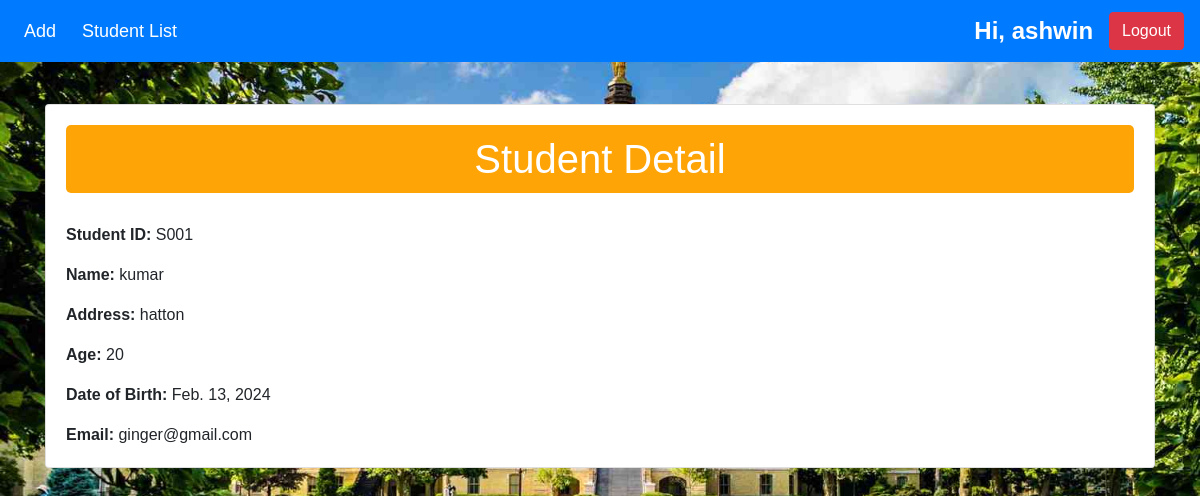
/1/ (signed in), run on the app's committed database.
### students/models.py (models this page shows, shortened)
class Student(models.Model):
    student_id = models.CharField(max_length=4, unique=True, verbose_name='Student ID')
    name = models.CharField(max_length=100)
    address = models.TextField()
    age = models.IntegerField()
    date_of_birth = models.DateField()
    email = models.EmailField()
    class Meta:
        app_label = 'students'

### students/views.py (the view)
# urls.py: path('<int:pk>/', views.student_detail, name='student_detail'),
def student_detail(request, pk):
    student = get_object_or_404(Student, pk=pk)
    return render(request, 'students/student_detail.html', {'student': student})

### students/templates/students/student_detail.html (shortened to what this page needs)
{% load static %}
<!DOCTYPE html>
<html lang="en">
  <head>
    <link
      rel="stylesheet"
      href="https://stackpath.bootstrapcdn.com/bootstrap/4.5.2/css/bootstrap.min.css"
    />
    <link
      rel="stylesheet"
      type="text/css"
      href="{% static 'css/styles.css' %}"
    />
  </head>
  <body
    style="
      background-image: url('{% static 'bg1.jpg' %}');
      background-size: cover;
    "
  >
    {% include 'students/navbar.html' %}
    <div class="container mt-5">
      <div class="card">
        <div class="card-body">
          <h1 class="center-title display-5">Student Detail</h1>
          <p class="card-text">
            <strong>Student ID:</strong> {{ student.student_id }}
          </p>
          <p class="card-text"><strong>Name:</strong> {{ student.name }}</p>
          <p class="card-text">
            <strong>Address:</strong> {{ student.address }}
          </p>
          <p class="card-text"><strong>Age:</strong> {{ student.age }}</p>
          <p class="card-text">
            <strong>Date of Birth:</strong> {{ student.date_of_birth }}
          </p>
          <p class="card-text"><strong>Email:</strong> {{ student.email }}</p>
        </div>
      </div>
    </div>
  </body>
</html>

### students/templates/students/navbar.html (shortened to what this page needs)
{% load static %}
<!DOCTYPE html>
<html lang="en">
  <head>
    <link
      rel="stylesheet"
      href="https://stackpath.bootstrapcdn.com/bootstrap/4.5.2/css/bootstrap.min.css"
    />
    <link
      rel="stylesheet"
      type="text/css"
      href="{% static 'css/styles.css' %}"
    />
  </head>
  <body style="background-image: url('{% static 'bg1.jpg' %}')">
    <nav class="navbar navbar-expand-lg navbar-light bg-primary">
      <div class="collapse navbar-collapse" id="navbarSupportedContent">
        <ul class="navbar-nav mr-auto">
          <li class="nav-item">
            <a
              class="nav-link"
              style="color: white"
              href="{% url 'student_create' %}"
              >Add</a
            >
          </li>
          <li class="nav-item">
            <a
              class="nav-link"
              style="color: white"
              href="{% url 'student_list' %}"
              >Student List</a
            >
          </li>
        </ul>
        <form
          class="form-inline my-2 my-lg-0"
          action="{% url 'user_logout' %}"
          method="post"
        >
          <a class="navbar-brand" style="color: white" href="#"
            >Hi, {{ user.username }}</a
          >
          <button class="btn btn-danger my-2 my-sm-0" type="submit">
            Logout
          </button>
        </form>
      </div>
    </nav>
  </body>
</html>

### students/static/css/styles.css (style rules this page uses)
.center-title { text-align: center; color: #fff; margin-bottom: 30px; background-color:#FFA407; padding: 10px; border-radius: 5px; }
body { font-family: Arial, sans-serif; background-color: #f8f9fa; padding: 20px; }
h1 { color: #343a40; }
.navbar-brand { font-size: 24px; font-weight: bold; }
.navbar-nav .nav-item { margin-right: 10px; }
.navbar-nav .nav-link { font-size: 18px; color: #333; }

### students/templates/students/navbar.html (style rules this page uses)
.navbar { position: fixed; top: 0; left: 0; width: 100%; z-index: 1000; }
body { padding-top: 56px; }

### data on the page
Student: student_id "S001", name "kumar", address "hatton", age "20", date_of_birth "Feb. 13, 2024", email "ginger@gmail.com"

### other printed values
{{ user.username }} "ashwin"
